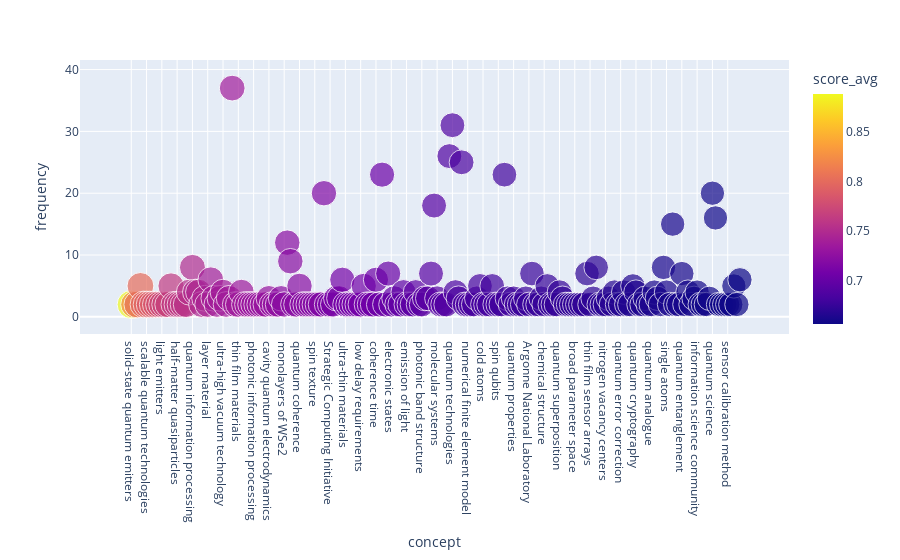

The cell this chart's notebook holds for it:
### Markdown cell above
We can use the plotly visualization library to explore the concepts:

### Code cell
import plotly.express as px

FREQ_MIN = 2 
FREQ_MAX = 70 
SCORE_MIN = 0.6 
MAX_CONCEPTS = 200 

filtered_concepts = concepts_unique.query(f"""frequency >= {FREQ_MIN} & frequency <= {FREQ_MAX} & score_avg >= {SCORE_MIN} """)\
                    .sort_values(["score_avg", "frequency"], ascending=False)[:MAX_CONCEPTS]

px.scatter(filtered_concepts,
           x="concept",
           y="frequency",
           height=700,
           color="score_avg",
           size="score_avg")

### Figure 1 — Plotly figure (JSON) as saved in the notebook; plotly's stock layout.template omitted (floating-point values rounded to 4 significant figures; data arrays with more than 128 entries replaced by an {"elided": "..."} marker saying what was removed)
{"data": [{"hovertemplate": "concept=%{x}<br>frequency=%{y}<br>score_avg=%{marker.color}<extra></extra>", "legendgroup": "", "marker": {"color": {"elided": "200 float values"}, "coloraxis": "coloraxis", "size": {"elided": "200 float values"}, "sizemode": "area", "sizeref": 0.00222, "symbol": "circle"}, "mode": "markers", "name": "", "orientation": "v", "showlegend": false, "type": "scatter", "x": {"elided": "200 str values"}, "xaxis": "x", "y": {"elided": "200 int values"}, "yaxis": "y"}], "layout": {"autosize": true, "coloraxis": {"colorbar": {"title": {"text": "score_avg"}}, "colorscale": [[0, "#0d0887"], [0.1111, "#46039f"], [0.2222, "#7201a8"], [0.3333, "#9c179e"], [0.4444, "#bd3786"], [0.5556, "#d8576b"], [0.6667, "#ed7953"], [0.7778, "#fb9f3a"], [0.8889, "#fdca26"], [1, "#f0f921"]]}, "legend": {"itemsizing": "constant", "tracegroupgap": 0}, "margin": {"t": 60}, "xaxis": {"anchor": "y", "autorange": true, "domain": [0, 1], "range": [-14.64, 213.2], "title": {"text": "concept"}, "type": "category"}, "yaxis": {"anchor": "x", "autorange": true, "domain": [0, 1], "range": [-2.061, 40.89], "title": {"text": "frequency"}, "type": "linear"}}}
